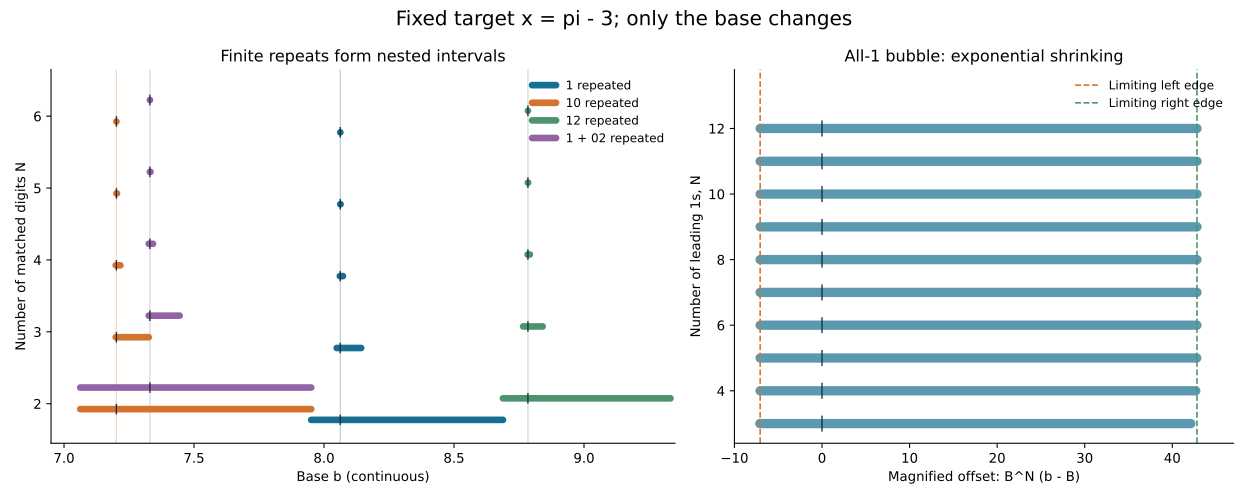

This chart was generated by the following Python code:
"""Parameter-space cylinders for fixed pi-3; exact endpoints plus a plot."""
from fractions import Fraction as F
from pathlib import Path
from dyadic_rectangles_2026_10_29 import pi_bounds

def finite_value(word,b):
    return sum((F(d)*b**(-j) for j,d in enumerate(word,1)),F())

def periodic_value(prefix,cycle,b):
    return finite_value(prefix,b)+b**(-len(prefix))*finite_value(cycle,b)/(1-b**(-len(cycle)))

def decreasing_root(fn,xlo,xhi,steps=130):
    left,right=F(2),F(16)
    assert fn(left)>xhi and fn(right)<xlo
    for _ in range(steps):
        mid=(left+right)/2; value=fn(mid)
        if value>xhi:left=mid
        elif value<xlo:right=mid
        else:raise ArithmeticError('Increase pi precision')
    assert fn(left)>xhi and fn(right)<xlo
    return left,right

def midpoint(interval):return sum(interval)/2

def cylinder(word,xlo,xhi):
    # For these examples digits <=2 and all endpoints >3.  The final
    # remainder in [0,1) then guarantees all earlier remainders in [0,1).
    lower=decreasing_root(lambda b:finite_value(word,b),xlo,xhi)
    upper=decreasing_root(lambda b:finite_value(word,b)+b**(-len(word)),xlo,xhi)
    assert lower[0]>3 and lower[1]<upper[0]
    return lower,upper

def greedy(x,b,n):
    out=[]
    for _ in range(n):
        x*=b;d=x.__floor__();out.append(d);x-=d
    return out

def main():
    import matplotlib
    matplotlib.use('Agg')
    import matplotlib.pyplot as plt
    plo,phi=pi_bounds();xlo,xhi=plo-3,phi-3;x=(xlo+xhi)/2
    B=(1+1/xhi,1+1/xlo);beta=midpoint(B)
    families=[([], [1], '1 repeated'),([], [1,0], '10 repeated'),([], [1,2], '12 repeated'),([1],[0,2],'1 + 02 repeated')]
    data=[]
    for prefix,cycle,label in families:
        centre=decreasing_root(lambda b:periodic_value(prefix,cycle,b),xlo,xhi)
        rows=[]
        for k in range(2,7):
            word=(prefix+cycle*(k+1))[:k];lower,upper=cylinder(word,xlo,xhi)
            assert lower[1]<centre[0]<centre[1]<upper[0]
            m=(lower[1]+upper[0])/2
            assert greedy(xlo,m,len(word))==word==greedy(xhi,m,len(word))
            if rows:assert lower[0]>=rows[-1][1][0] and upper[1]<=rows[-1][2][1]
            rows.append((k,lower,upper))
        data.append((label,centre,rows))
        print(label,'centre',f'{float(midpoint(centre)):.15f}')
    print('all-1 bubbles: N, left endpoint, right endpoint, width')
    all_one=[]
    for n in range(2,13):
        lower,upper=cylinder([1]*n,xlo,xhi)
        l,r=midpoint(lower),midpoint(upper)
        all_one.append((n,l,r))
        if n in (2,3,4,6,8,10,12):print(n,f'{float(l):.15f}',f'{float(r):.15f}',f'{float(r-l):.12g}')
    assert greedy(xlo,F(8),3)==greedy(xhi,F(8),3)==[1,1,0]
    assert greedy(xlo,F(129,16),7)==greedy(xhi,F(129,16),7)==[1]*6+[0]
    print('Rational-base checks: base 8 has 2 leading ones; base 129/16 has 6.')
    plt.rcParams.update({'font.size':10,'axes.spines.top':False,'axes.spines.right':False})
    fig,axes=plt.subplots(1,2,figsize=(13,5.2),gridspec_kw={'width_ratios':[1.25,1]})
    colours=['#166e90','#d4742c','#4c956c','#9263a5']
    for idx,(label,centre,rows) in enumerate(data):
        c=colours[idx];bc=float(midpoint(centre))
        axes[0].axvline(bc,color=c,alpha=.28,lw=1)
        for k,lower,upper in rows:
            y=k+(idx-1.5)*.15
            axes[0].plot([float(midpoint(lower)),float(midpoint(upper))],[y,y],color=c,lw=5,solid_capstyle='round',label=label if k==2 else None)
            axes[0].plot(bc,y,'|',color='#202b38',ms=8)
    axes[0].set(xlabel='Base b (continuous)',ylabel='Number of matched digits N',title='Finite repeats form nested intervals',xlim=(6.95,9.35),ylim=(1.45,6.65))
    axes[0].legend(loc='upper right',frameon=False,fontsize=9)
    for n,l,r in all_one:
        if n<3:continue
        zl=float(beta**n*(l-beta));zr=float(beta**n*(r-beta))
        axes[1].plot([zl,zr],[n,n],color=colours[0],lw=7,alpha=.7,solid_capstyle='round')
        axes[1].plot(0,n,'|',color='#202b38',ms=12)
    axes[1].axvline(-float(beta-1),color='#d4742c',ls='--',lw=1.2,label='Limiting left edge')
    axes[1].axvline(float((beta-1)*(beta-2)),color='#4c956c',ls='--',lw=1.2,label='Limiting right edge')
    axes[1].set(xlabel='Magnified offset: B^N (b - B)',ylabel='Number of leading 1s, N',title='All-1 bubble: exponential shrinking',xlim=(-10,47),ylim=(2.4,13.8))
    axes[1].legend(loc='upper right',frameon=False,fontsize=9)
    fig.suptitle('Fixed target x = pi - 3; only the base changes',fontsize=15)
    fig.tight_layout()
    folder=Path(__file__).parent
    fig.savefig(folder/'base_bubbles_2026_10_30.png',dpi=160)
    fig.savefig(folder/'base_bubbles_2026_10_30.svg')
    print('Certified endpoint brackets have width 14 / 2^130; exact checks passed.')
if __name__=='__main__':main()
